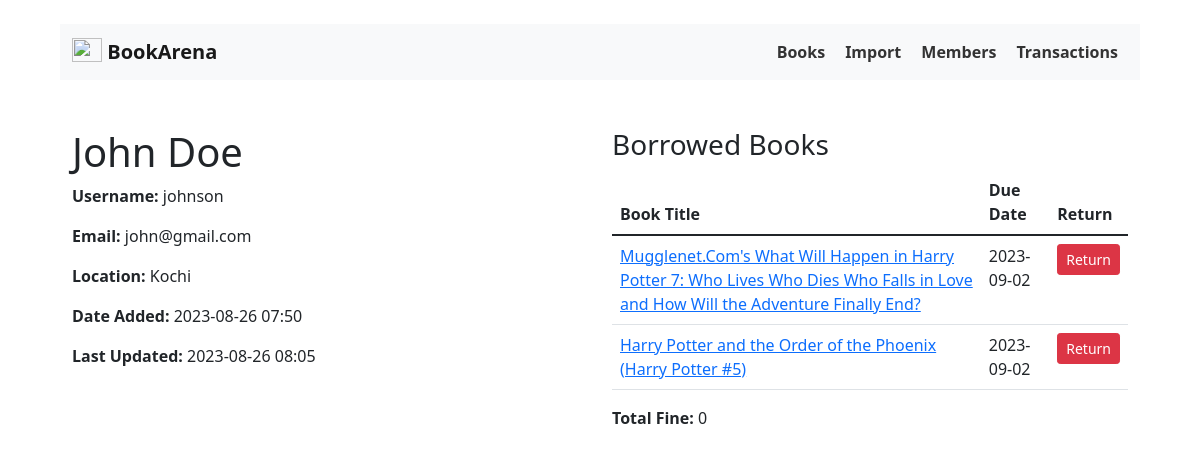
The app's page /members/1, older data.
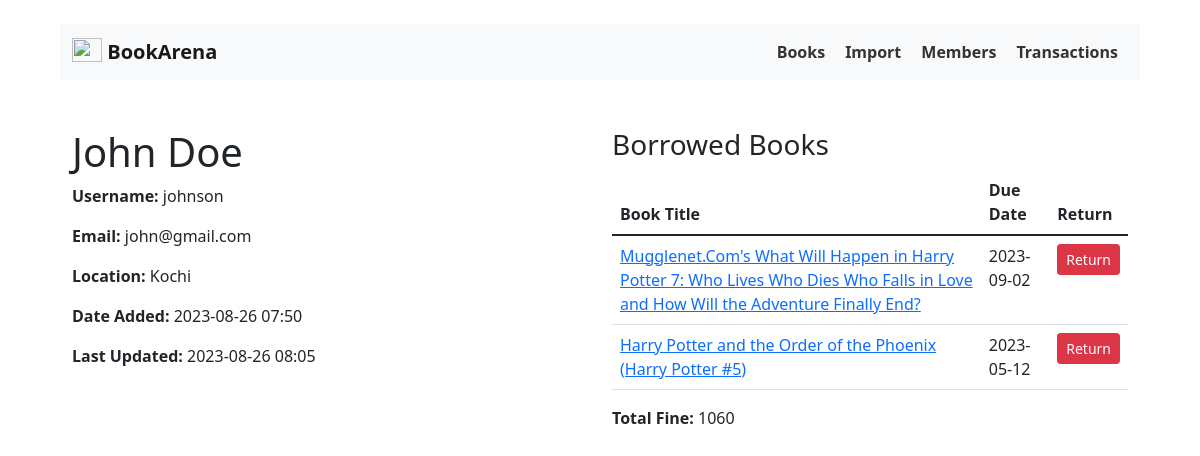
The same page, newer data.
### app/model/Member.py (models this page shows)
class Member(db.Model):
    __tablename__ = "members"
    id = db.Column(db.Integer, primary_key=True)
    username = db.Column(db.String, unique=True, nullable=False)
    first_name = db.Column(db.String(30), nullable=False)
    last_name = db.Column(db.String(30), nullable=False)
    email = db.Column(db.String)
    location = db.Column(db.String)
    date_added = db.Column(db.DateTime, default=datetime.utcnow())
    date_updated = db.Column(db.DateTime, default=datetime.utcnow())
    transactions = relationship("Transaction", back_populates="member")

### app/model/Transaction.py (models this page shows, shortened)
class Transaction(db.Model):
    __tablename__ = "transactions"
    id = Column(db.Integer, primary_key=True)
    member_id = Column(db.Integer, ForeignKey("members.id"))
    book_id = Column(db.Integer, ForeignKey("books.id"))
    issue_date = Column(db.Date, server_default=text("CURRENT_DATE"))
    due_date = Column(db.Date)
    return_date = Column(db.Date, default=None)
    member = relationship("Member", back_populates="transactions")
    book = relationship("Book", back_populates="transactions")

### app/model/Book.py (models this page shows, shortened)
class Book(db.Model):
    __tablename__ = "books"
    id = db.Column(db.Integer, primary_key=True)
    title = db.Column(db.String(50), nullable=False)
    isbn13 = db.Column(db.String(50), unique=True, nullable=False)
    isbn = db.Column(db.String(50), unique=False, nullable=False)
    author = db.Column(db.String, nullable=False)
    language = db.Column(db.String, default="English")
    publisher = db.Column(db.String, default="")
    rating = db.Column(db.Float, default=5)
    date_added = db.Column(db.DateTime, default=datetime.utcnow())
    transactions = relationship("Transaction", back_populates="book")

### app/routes/member_routes.py (the view)
@app.route("/members/<int:id>")
def member_details(id):
    member = Member.query.get_or_404(id)
    transactions = Transaction.query.filter_by(member_id=id).all()
    total_fine = calculate_total_fine(transactions)
    return render_template(
        "members/details.html",
        member=member,
        transactions=transactions,
        total_fine=total_fine,
    )

### app/utils.py (called while the page is built)
def calculate_total_fine(transactions):
    total_fine = 0
    today = datetime.now().date()  # Get today's date only
    for transaction in transactions:
        if transaction.return_date is None and transaction.due_date < today:
            days_late = (today - transaction.due_date).days
            fine = fine_per_day * days_late
            total_fine += fine
    return total_fine

### app/templates/members/details.html (shortened to what this page needs)
{% extends 'base.html' %}
{% block body %}
<div class="container mt-5">
    <div class="row">
        <div class="col-md-6">
            <h1>{{ member.first_name }} {{ member.last_name }}</h1>
            <p><b>Username:</b> {{ member.username }}</p>
            <p><b>Email:</b> {{ member.email }}</p>
            <p><b>Location:</b> {{ member.location }}</p>
            <p><b>Date Added:</b> {{ member.date_added.strftime('%Y-%m-%d %H:%M') }}</p>
            <p><b>Last Updated:</b> {{ member.date_updated.strftime('%Y-%m-%d %H:%M') }}</p>
        </div>
        <div class="col-md-6">
            <h3>Borrowed Books</h3>
            <table class="table">
                <thead>
                    <tr>
                        <th>Book Title</th>
                        <th>Due Date</th>
                        <th>Return</th>
                    </tr>
                </thead>
                <tbody>
                    {% for transaction in transactions %}
                    <tr>
                        <td>
                            <a href="/books/{{transaction.book.id}}">
                                {{ transaction.book.title }}
                            </a>
                        </td>
                        <td>{{ transaction.due_date }}</td>
                        <td>
                            <form method="post" action="/transactions/return">
                                <button type="submit" class="btn btn-danger btn-sm">Return</button>
                            </form>
                        </td>
                    </tr>
                    {% endfor %}
                </tbody>
            </table>
            <p><b>Total Fine:</b> {{ total_fine }}</p>
        </div>
    </div>
</div>
{% endblock %}

### app/templates/base.html (shortened to what this page needs)
<!DOCTYPE html>
<html lang="en">
<head>
  <link rel="stylesheet" href="{{ url_for('static', filename='css/bootstrap.min.css') }}">
  <link rel="stylesheet" href="{{ url_for('static', filename='css/main.css') }}">
</head>
<body>
  <nav class="navbar navbar-light bg-light">
    <div class="container-fluid">
      <a class="navbar-brand" href="/">
        <img src="{{ url_for('static', filename='images/magicBook.jpg') }}" alt="" width="30" height="24"
          class="d-inline-block align-text-top">
        BookArena
      </a>
      <ul>
        <li>
          <a href="/books">Books</a>
        </li>
        <li>
          <a href="/import">Import</a>
        </li>
        <li>
          <a href="/members">Members</a>
        </li>
        <li>
          <a href="/transactions">Transactions</a>
        </li>
      </ul>
    </div>
  </nav>
  {% block body %} {% endblock %}
</body>
</html>

### app/static/css/main.css (style rules this page uses)
* { margin: 0; padding: 0; }
body { padding: 2% 5%; }
nav ul { list-style: none; margin: 0; padding: 0; display: flex; justify-content: center; }
nav li { margin: 0 10px; }
nav a { text-decoration: none; color: #333; font-weight: bold; font-size: 16px; }

Row changes from the older to the newer data that the page shows:
changed Transaction "Harry Potter and the Order of the Phoenix (Harry Potter #5)": due_date "2023-09-02" → "2023-05-12"
Text that changed along with them:
{{ total_fine }}: "0" → "1060"
